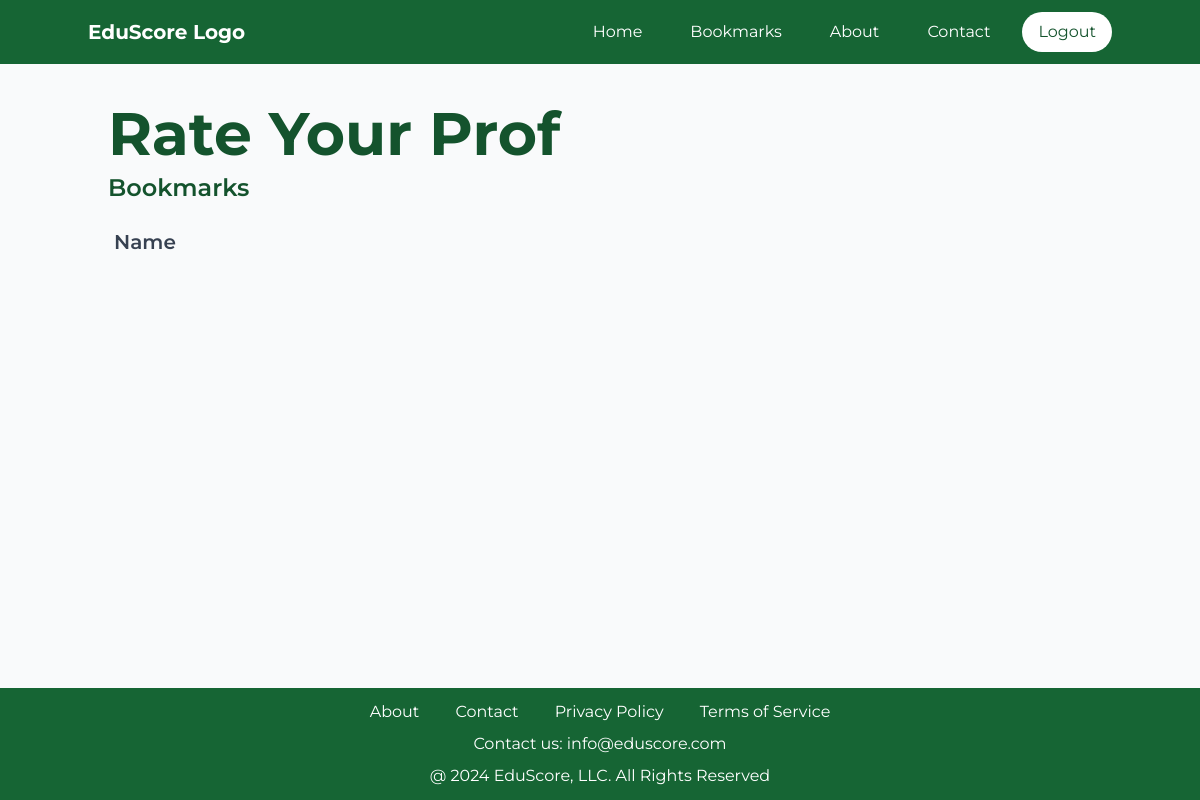
The app's page /bookmark (signed in), older data.
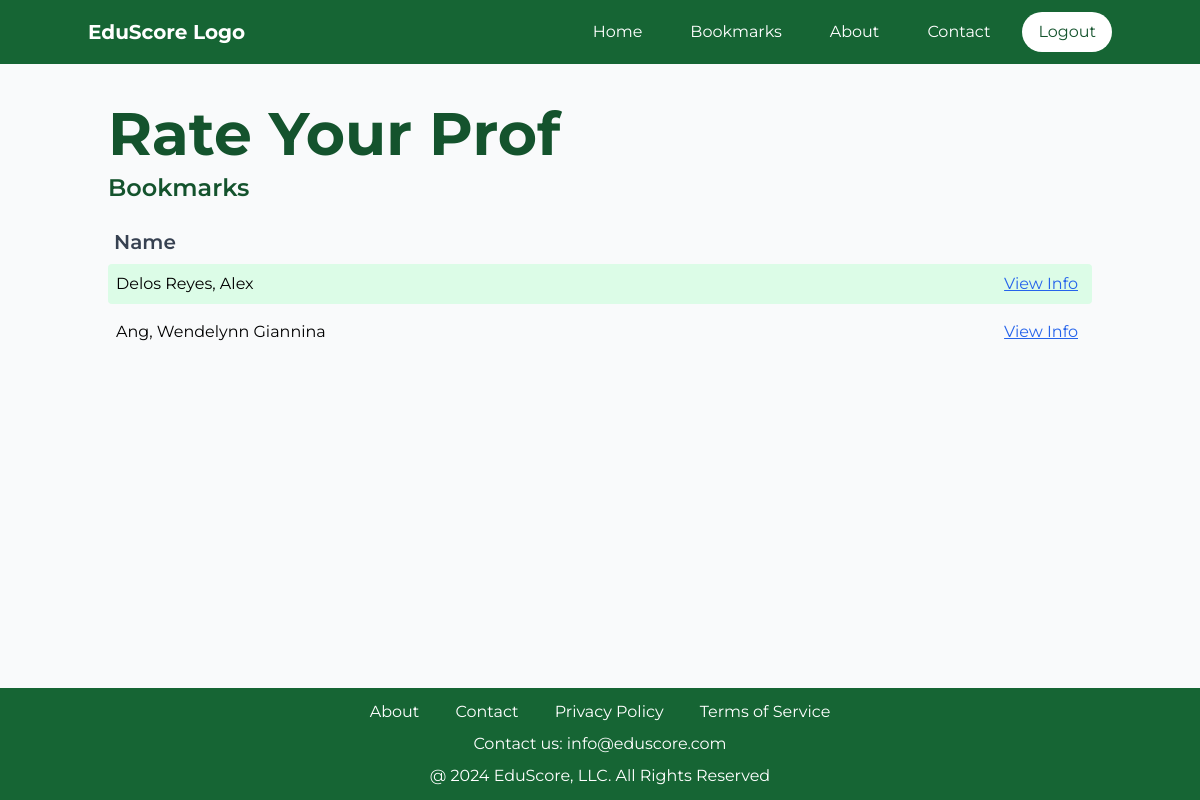
The same page, newer data.
### EvalSys/models.py (models this page shows, shortened)
class Teacher_BookmarkTB(models.Model):
    UserID = models.ForeignKey(User, on_delete=models.CASCADE)
    TeacherID = models.ForeignKey(TeacherTB, on_delete=models.CASCADE)
    DateAdded = models.DateTimeField(default=timezone.now)
    class Meta:
        unique_together = ('TeacherID', 'UserID')

class TeacherTB(models.Model):
    FirstName = models.CharField(max_length=100, null=False, blank=False)
    LastName = models.CharField(max_length=100, null=False, blank=False)
    Gender = models.CharField(max_length=50, null=True, blank=True)
    Department = models.CharField(max_length=100, null=True, blank=True, default="Unknown")
    EmpStatus = models.CharField(max_length=50, null=True, blank=True, default="Unknown")

### EvalSys/views.py (the view)
# urls.py: path('bookmark', views.showBookmark, name='Bookmark'),
@login_required(login_url='UserLogin')
def showBookmark(request):
    user = request.user
    MarkedProf = Teacher_BookmarkTB.objects.filter(UserID=user.id)
    return render(request, 'bookmark.html', {'ProfRecs': MarkedProf})

### templates/bookmark.html (shortened to what this page needs)
{% extends 'temp_2.html' %}
{% block content %}
    <div class="mt-5 p-5 w-full max-w-5xl mx-auto">
        <h1 class="text-6xl font-bold text-green-900 mb-2">Rate Your Prof</h1>
        <h2 class="text-2xl font-semibold text-green-900 mb-4">Bookmarks</h2>
        <h3 class="bg-transparent text-gray-700 p-2 text-xl font-semibold pl-1.5">Name</h3>
        <div>
            {% for item in ProfRecs %}
                <div class="{% cycle 'bg-green-100' 'bg-transparent' %} p-2 rounded mb-2 grid grid-cols-2">
                    <div class="text-black">
                        {{ item.TeacherID.LastName }}, {{ item.TeacherID.FirstName }}
                    </div>
                    <div class="text-right pr-1.5">
                        <a href="{% url 'TeacherInfo' item.TeacherID.id %}" class="text-blue-600 hover:text-blue-800 underline">
                            View Info
                        </a>
                    </div>
                </div>
            {% endfor %}
        </div>
    </div>
{% endblock %}

### templates/temp_2.html (shortened to what this page needs)
<!DOCTYPE html>
<html lang="en">
<head>
    <script src="https://cdn.tailwindcss.com"></script>
</head>
<body class="bg-gray-50 min-h-screen flex flex-col" style="font-family: 'Montserrat', sans-serif;">
    <header class="bg-green-800 text-white p-3">
        <div class="container mx-auto flex justify-between items-center">
            <div class="text-xl font-bold">
                <a href="{% url 'landing' %}">EduScore Logo</a>
            </div>
            <div class="flex space-x-4">
                <a href="{% url 'SearchProf' %}" class="headerFooter">Home</a>
                {% if user.is_authenticated %}
                    <a href="{% url 'Bookmark' %}" class="headerFooter">Bookmarks</a>
                {% endif %}
                <a href="{% url 'about' %}" class="headerFooter">About</a>
                <a href="{% url 'contact' %}" class="headerFooter">Contact</a>
                {% if user.is_authenticated %}
                    <a href="{% url 'UserLogout' %}" class="buttonWhite px-4 py-2">Logout</a>
                {% else %}
                    <a href="{% url 'UserLogin' %}" class="buttonWhite px-4 py-2">Login</a>
                {% endif %}
            </div>
        </div>
    </header>
    <main class="flex-grow">
        {% block content %}
        {% endblock %}
    </main>
    <footer class="bg-green-800 text-white p-3">
        <div class="container mx-auto text-center">
            <div class="mb-2">
                <a href="{% url 'about' %}" class="headerFooter">About</a>
                <a href="{% url 'contact' %}" class="headerFooter">Contact</a>
                <a href="#" class="headerFooter">Privacy Policy</a>
                <a href="#" class="headerFooter">Terms of Service</a>
            </div>
            <div class="mb-2">
                <div>Contact us: info@eduscore.com</div>
            </div>
            <div>@ 2024 EduScore, LLC. All Rights Reserved</div>
        </div>
    </footer>
</body>
</html>

Row changes from the older to the newer data that the page shows:
added Teacher_BookmarkTB: TeacherID.LastName "Delos Reyes", TeacherID.FirstName "Alex"
added Teacher_BookmarkTB: TeacherID.LastName "Ang", TeacherID.FirstName "Wendelynn Giannina"
